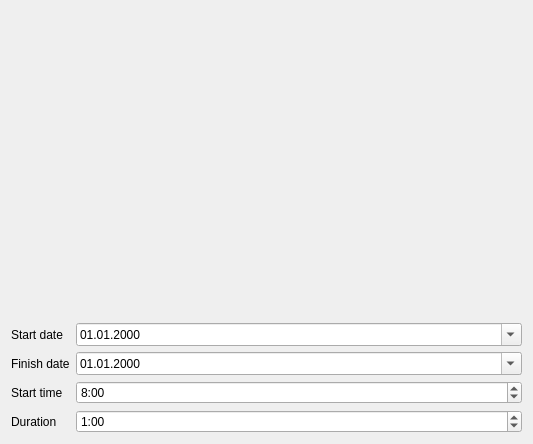
<?xml version="1.0" encoding="UTF-8"?>
<ui version="4.0">
 <class>ActivityWizardRepetitiveDatesPage</class>
 <widget class="QWizardPage" name="ActivityWizardRepetitiveDatesPage">
  <property name="geometry">
   <rect>
    <x>0</x>
    <y>0</y>
    <width>533</width>
    <height>444</height>
   </rect>
  </property>
  <property name="title">
   <string>Activity Dates, Days, Time and Duration</string>
  </property>
  <property name="subTitle">
   <string>Pick activity days or dates and set its time and duration.</string>
  </property>
  <layout class="QFormLayout" name="formLayout">
   <item row="0" column="0">
    <widget class="QLabel" name="pickerLabel">
     <property name="sizePolicy">
      <sizepolicy hsizetype="Preferred" vsizetype="Expanding">
       <horstretch>0</horstretch>
       <verstretch>0</verstretch>
      </sizepolicy>
     </property>
    </widget>
   </item>
   <item row="0" column="1">
    <widget class="paso::widget::ItemsPicker" name="itemsPicker" native="true"/>
   </item>
   <item row="1" column="0">
    <widget class="QLabel" name="label">
     <property name="text">
      <string>Start date</string>
     </property>
    </widget>
   </item>
   <item row="1" column="1">
    <widget class="QDateEdit" name="startDateEdit">
     <property name="displayFormat">
      <string>dd.MM.yyyy</string>
     </property>
     <property name="calendarPopup">
      <bool>true</bool>
     </property>
    </widget>
   </item>
   <item row="2" column="0">
    <widget class="QLabel" name="label_3">
     <property name="text">
      <string>Finish date</string>
     </property>
    </widget>
   </item>
   <item row="2" column="1">
    <widget class="QDateEdit" name="finishDateEdit">
     <property name="displayFormat">
      <string>dd.MM.yyyy</string>
     </property>
     <property name="calendarPopup">
      <bool>true</bool>
     </property>
    </widget>
   </item>
   <item row="4" column="0">
    <widget class="QLabel" name="label_2">
     <property name="text">
      <string>Duration</string>
     </property>
    </widget>
   </item>
   <item row="4" column="1">
    <widget class="QTimeEdit" name="durationTimeEdit">
     <property name="wrapping">
      <bool>true</bool>
     </property>
     <property name="displayFormat">
      <string notr="true">H:mm</string>
     </property>
     <property name="time">
      <time>
       <hour>1</hour>
       <minute>0</minute>
       <second>0</second>
      </time>
     </property>
    </widget>
   </item>
   <item row="3" column="0">
    <widget class="QLabel" name="label_4">
     <property name="text">
      <string>Start time</string>
     </property>
    </widget>
   </item>
   <item row="3" column="1">
    <widget class="QTimeEdit" name="startTimeEdit">
     <property name="displayFormat">
      <string notr="true">H:mm</string>
     </property>
     <property name="time">
      <time>
       <hour>8</hour>
       <minute>0</minute>
       <second>0</second>
      </time>
     </property>
    </widget>
   </item>
  </layout>
 </widget>
 <customwidgets>
  <customwidget>
   <class>paso::widget::ItemsPicker</class>
   <extends>QWidget</extends>
   <header>itemspicker.h</header>
   <container>1</container>
  </customwidget>
 </customwidgets>
 <resources/>
 <connections/>
</ui>
